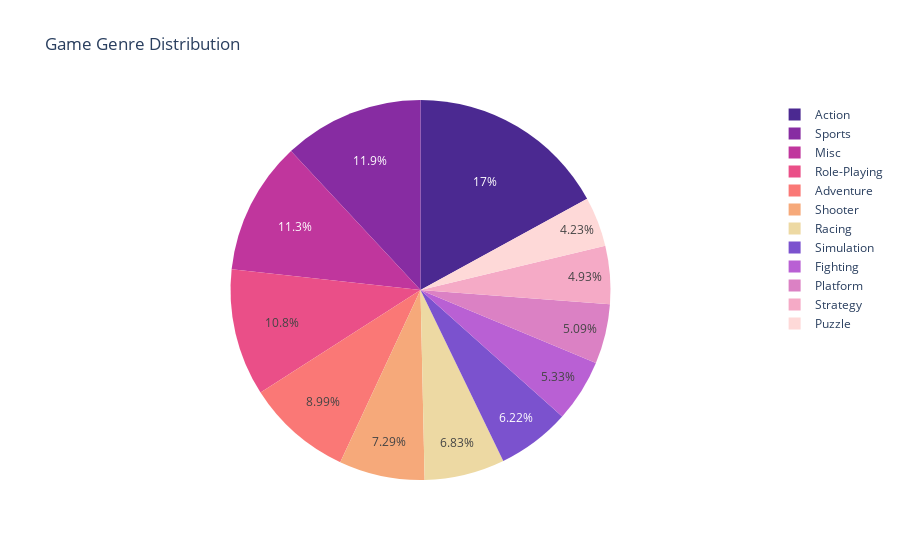

Notebook source saved alongside this figure:
### Code cell
genre_distribution(connection, cursor)

### Figure 1 — Plotly figure (JSON) as saved in the notebook; plotly's stock layout.template omitted (floating-point values rounded to 4 significant figures)
{"data": [{"domain": {"x": [0, 1], "y": [0, 1]}, "hovertemplate": "Genre=%{label}<br>Number of Games=%{value}<extra></extra>", "labels": ["Role-Playing", "Platform", "Adventure", "Action", "Sports", "Racing", "Shooter", "Misc", "Puzzle", "Simulation", "Strategy", "Fighting"], "legendgroup": "", "name": "", "showlegend": true, "type": "pie", "values": [1343, 633, 1117, 2116, 1484, 849, 906, 1408, 526, 773, 613, 662]}], "layout": {"legend": {"tracegroupgap": 0}, "piecolorway": ["rgb(75, 41, 145)", "rgb(135, 44, 162)", "rgb(192, 54, 157)", "rgb(234, 79, 136)", "rgb(250, 120, 118)", "rgb(246, 169, 122)", "rgb(237, 217, 163)"], "title": {"text": "Game Genre Distribution"}}}
